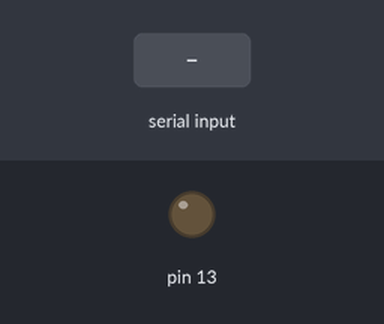
The sketch below on a simulated Arduino Mega 2560, built with avr-gcc and run on an emulated ATmega2560. On the bench: output pins drawn as LEDs (lit = HIGH). The test bench sets the inputs (shaded band). What the sketch prints to the serial monitor is not drawn.

Above: at 1.2 s.
1.3 s: "1" received over the second serial link
Timing chart, 0 to 4.3 s (numbered marks = the images above; inputs shaded):
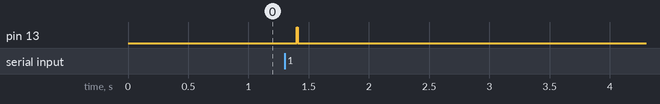

Measured:
- after the input at 1.3 s, pin 13: LOW → HIGH after 0.10 s, → LOW 0.01 s later

The sketch:

ZH03B.ino
```cpp
/* US AQL LEVEL
 * Arduino DUE
 * PM 1.0 "ОТЛ" 0-50,   "ХОР" 51-100,     "УДОВЛ" 101-150,      "НЕУДОВЛ" 151-200       "ПЛОХО"               "ОПАСНО"
 * РМ 2.5 "ОТЛ" 0-12.0, "ХОР" 12,1-35,4,  "УДОВЛ" 35,5-55.4,    "НЕУДОВЛ" 55.5-150.4,   "ПЛОХО" 150,5-250,4   "ОПАСНО" >250,5
 * РМ 10  "ОТЛ" 0-50,   "ХОР" 51-100,     "УДОВЛ" 101-150,      "НЕУДОВЛ" 151-200,      "ПЛОХО" 201-300.      "ОПАСНО" >301
 */
byte Seril[23]; //Массив данных

void setup() {
  // put your setup code here, to run once:
Serial.begin(9600);
Serial1.begin(9600); //Serial1 RX D19 TX D18
pinMode(13, OUTPUT); //LED мигалка, для подсветки циклов
digitalWrite(13, LOW);
}

void loop() {
  // put your main code here, to run repeatedly:
if (Serial1.available()>0) {
    digitalWrite(13, HIGH);
    int i = 0;
    for(i=0; i<24; i++){
    Seril[i] = Serial1.read();
    }
    /* Debag
    Serial.print(Seril[i]); //Сбойный один из 10 кадров, причина не понятна
    Serial.print(", ");
    Serial.println("Stop arroy!");
    */

  int PM1_0 = ((Seril[10]<<8)+Seril[11]);
  int PM2_5 = ((Seril[12]<<8)+Seril[13]);
  int PM10_ = ((Seril[14]<<8)+Seril[15]);
  Serial.print("PM_1.0: ");
  Serial.print(PM1_0);
  Serial.println(" ug/m3");
  Serial.print("PM_2.5: ");
  Serial.print(PM2_5);
  Serial.println(" ug/m3");
  Serial.print("PM_10: ");
  Serial.print(PM10_);
  Serial.println(" ug/m3");
      //}
  Serial.println("     End String!!!");
  digitalWrite(13, LOW);
}
else{
  Serial.println("Not Date");
  digitalWrite(13,LOW);
}
delay(1400);
}
```
